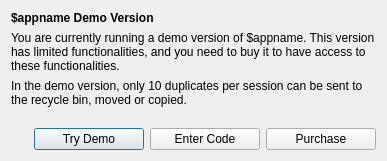
<?xml version="1.0" encoding="UTF-8"?>
<ui version="4.0">
 <class>RegDemoDialog</class>
 <widget class="QDialog" name="RegDemoDialog">
  <property name="geometry">
   <rect>
    <x>0</x>
    <y>0</y>
    <width>387</width>
    <height>161</height>
   </rect>
  </property>
  <property name="windowTitle">
   <string>$appname Demo Version</string>
  </property>
  <layout class="QVBoxLayout" name="verticalLayout">
   <item>
    <widget class="QLabel" name="titleLabel">
     <property name="font">
      <font>
       <weight>75</weight>
       <bold>true</bold>
      </font>
     </property>
     <property name="text">
      <string>$appname Demo Version</string>
     </property>
    </widget>
   </item>
   <item>
    <widget class="QLabel" name="demoDescLabel">
     <property name="text">
      <string>You are currently running a demo version of $appname. This version has limited functionalities, and you need to buy it to have access to these functionalities.</string>
     </property>
     <property name="wordWrap">
      <bool>true</bool>
     </property>
    </widget>
   </item>
   <item>
    <widget class="QLabel" name="label_3">
     <property name="text">
      <string>In the demo version, only 10 duplicates per session can be sent to the recycle bin, moved or copied.</string>
     </property>
     <property name="wordWrap">
      <bool>true</bool>
     </property>
    </widget>
   </item>
   <item>
    <spacer name="verticalSpacer">
     <property name="orientation">
      <enum>Qt::Vertical</enum>
     </property>
     <property name="sizeHint" stdset="0">
      <size>
       <width>20</width>
       <height>40</height>
      </size>
     </property>
    </spacer>
   </item>
   <item>
    <layout class="QHBoxLayout" name="horizontalLayout">
     <item>
      <spacer name="horizontalSpacer">
       <property name="orientation">
        <enum>Qt::Horizontal</enum>
       </property>
       <property name="sizeHint" stdset="0">
        <size>
         <width>40</width>
         <height>20</height>
        </size>
       </property>
      </spacer>
     </item>
     <item>
      <widget class="QPushButton" name="tryButton">
       <property name="minimumSize">
        <size>
         <width>110</width>
         <height>0</height>
        </size>
       </property>
       <property name="text">
        <string>Try Demo</string>
       </property>
      </widget>
     </item>
     <item>
      <widget class="QPushButton" name="enterCodeButton">
       <property name="minimumSize">
        <size>
         <width>110</width>
         <height>0</height>
        </size>
       </property>
       <property name="text">
        <string>Enter Code</string>
       </property>
      </widget>
     </item>
     <item>
      <widget class="QPushButton" name="purchaseButton">
       <property name="minimumSize">
        <size>
         <width>110</width>
         <height>0</height>
        </size>
       </property>
       <property name="text">
        <string>Purchase</string>
       </property>
      </widget>
     </item>
    </layout>
   </item>
  </layout>
 </widget>
 <resources/>
 <connections>
  <connection>
   <sender>tryButton</sender>
   <signal>clicked()</signal>
   <receiver>RegDemoDialog</receiver>
   <slot>accept()</slot>
   <hints>
    <hint type="sourcelabel">
     <x>112</x>
     <y>161</y>
    </hint>
    <hint type="destinationlabel">
     <x>201</x>
     <y>94</y>
    </hint>
   </hints>
  </connection>
 </connections>
</ui>
